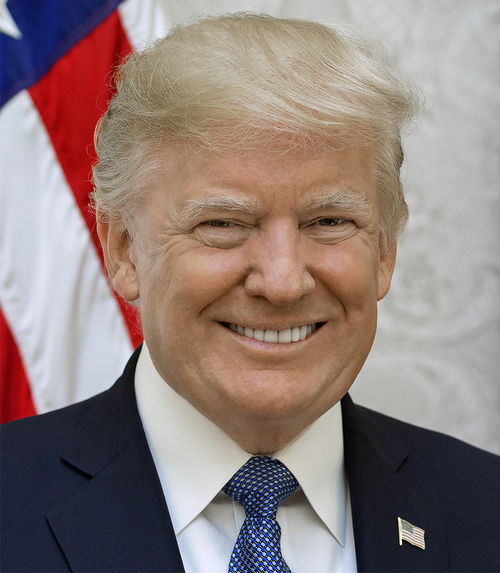
//> input picture week6-proj/pencSketch/trump.jpg, 500 x 573 px
$ ./pencSketch   (built with g++ and OpenCV 4)
//> lines starting //> are read from the running program, lines starting //| are printed output that depends on the picture
//> further down, image is the input picture: 573 rows x 500 cols, CV_8UC3; mean B, G, R 123, 126.8, 143
#include <opencv2/opencv.hpp>
#include <string>

#include "opencv2/core/hal/interface.h"
#include "opencv2/highgui.hpp"
#include "opencv2/imgproc.hpp"

using namespace cv;
using namespace std;

Mat pencilSketch(Mat image, int arguments = 0) {
//> called with arguments = 0
  Mat pencilSketchImage;
  Mat laplacian;
  int kernelSize = 3;

  // Blur
  GaussianBlur(image, laplacian, Size(3, 3), 0, 0);
  // Convert to graysclae
  cvtColor(laplacian, laplacian, COLOR_BGR2GRAY);
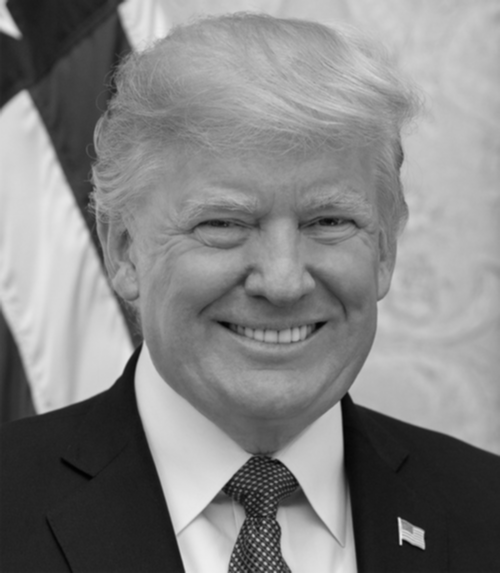
//> laplacian: 573 rows x 500 cols, CV_8UC1; min 1, max 238, mean 131.3
  // Laplacian filter
  Laplacian(laplacian, pencilSketchImage, CV_32F, kernelSize, 1, 0);
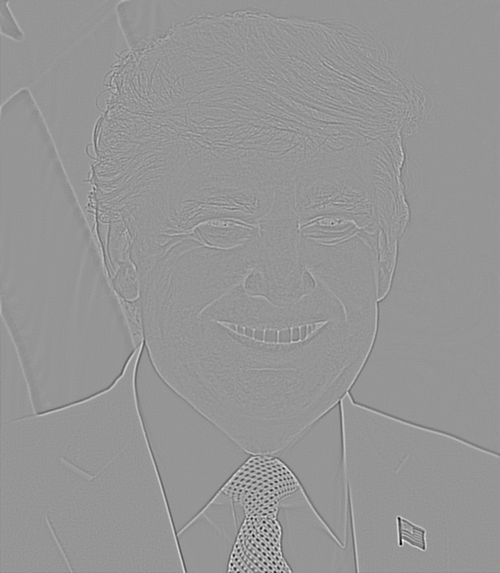
//> pencilSketchImage: 573 rows x 500 cols, CV_32FC1; min -554, max 390, mean 0; drawn with min black and max white
  // Convert back to 8U
  pencilSketchImage.convertTo(pencilSketchImage, CV_8U);
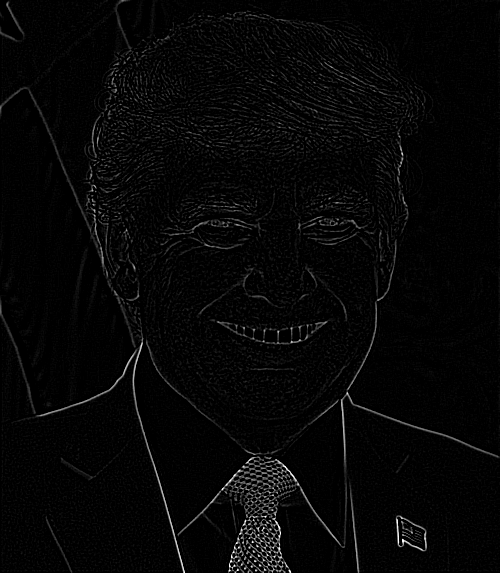
//> pencilSketchImage: 573 rows x 500 cols, CV_8UC1; min 0, max 255, mean 6.4
  // binary threshold
  threshold(pencilSketchImage, pencilSketchImage, 10, 255, THRESH_BINARY_INV);
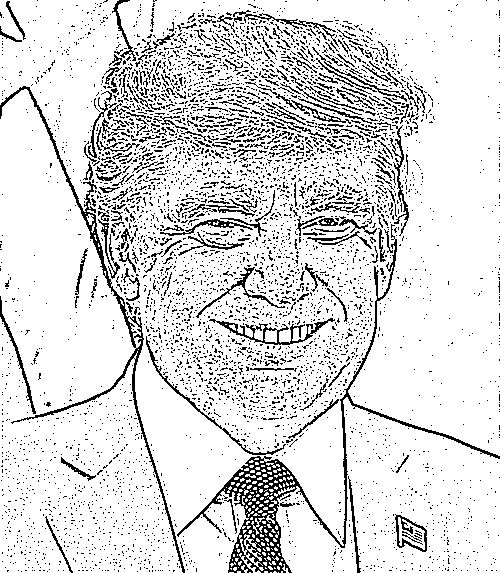
//> pencilSketchImage: 573 rows x 500 cols, CV_8UC1; 86.4% white; black in thin lines or dots

  return pencilSketchImage;
}

int main() {
  string imagePath = "trump.jpg";
  Mat image = imread(imagePath);
  Mat pencilSketchImage = pencilSketch(image);
  imshow("Sketch", pencilSketchImage);
  waitKey(0);
  destroyAllWindows();
  return 0;
}
